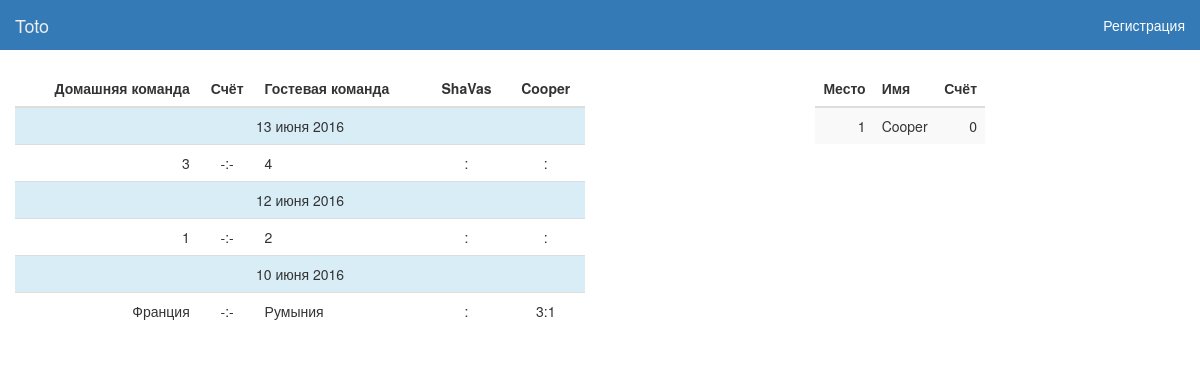
The app's page /statistics with its own data.
### server/models.py (models this page shows, shortened)
class User(db.Model):
    id = db.Column(db.Integer, primary_key=True)
    nickname = db.Column(db.String(64), index=True, unique=True)
    first_name = db.Column(db.String(64), index=True, unique=True)
    last_name = db.Column(db.String(64), index=True, unique=True)
    email = db.Column(db.String(120), index=True, unique=True)
    password = db.Column(db.String(120), index=True, unique=True)
    role = db.Column(db.String(10), default="USER")
    token = db.Column(db.String(64), index=True)

class Match(db.Model):
    id = db.Column(db.Integer, primary_key=True)
    tournament = db.Column(db.String(64), db.ForeignKey('tournament.id'), index=True)
    home_team = db.Column(db.String(64), index=True)
    away_team = db.Column(db.String(64), index=True)
    time_start = db.Column(db.DateTime, index=True)
    result = db.Column(db.Integer, index=True)
    home_team_score = db.Column(db.Integer, index=True)
    away_team_score = db.Column(db.Integer, index=True)

class Bet(db.Model):
    id = db.Column(db.Integer, primary_key=True)
    user_id = db.Column(db.Integer, db.ForeignKey('user.id'), index=True)
    match_id = db.Column(db.Integer, db.ForeignKey('match.id'), index=True)
    home_team_score = db.Column(db.Integer, index=True)
    away_team_score = db.Column(db.Integer, index=True)
    points = db.Column(db.Integer, index=True)

### server/views.py (the view)
@app.route('/statistics', methods=['GET', 'POST'])
def statistics():
    users, match_user_bet = get_past_matches_and_bets_by_tournament("EURO2016")
    rating_table = get_points_of_users_by_tournament("EURO2016")
    return render_template('statistics.html', users=users, matches_data=match_user_bet, rating_table=rating_table)

### server/dao/bet_dao.py (called while the page is built)
def get_points_of_users_by_tournament(tournament_id):
    return db.session.query(User, func.sum(Bet.points).label("points"), Match) \
        .outerjoin(Bet, Bet.user_id == User.id) \
        .outerjoin(Match, Bet.match_id == Match.id) \
        .filter(Match.tournament == tournament_id) \
        .group_by(Bet.user_id) \
        .order_by(func.sum(Bet.points).desc()) \
        .all()

### templates/statistics.html (shortened to what this page needs)
<!DOCTYPE html>
<html lang="ru">
<head>
    <link rel="stylesheet" type="text/css" href="/static/libs/bootstrap/css/bootstrap.css">
    <link rel="stylesheet" href="/static/css/header.css">
    <link rel="stylesheet" href="/static/css/style.css">
</head>
<body>
    {% include 'header.html' %}
    <div class="container-fluid">
        <div class="row">
            <div class="col-xs-6">
                <table class="table table-striped">
                    <thead>
                        <tr>
                            <th class="text-right">Домашняя команда</th>
                            <th class="text-center">Счёт</th>
                            <th>Гостевая команда</th>
                            {% for user in users %}
                            <th class="text-center">{{user.nickname}}</th>
                            {% endfor %}
                        </tr>
                    </thead>
                    {% for i in range(matches_data|length) %}
                    {% set match_data = matches_data[i] %}
                    {% if i == 0 or matches_data[i][0].time_start.day != matches_data[i-1][0].time_start.day %}
                        <tr class="text-center info">
                            <td class="get-normal-date-from-datetime" colspan="8">{{ match_data[0].time_start }}</td>
                        </tr>
                    {% endif %}
                    <tr>
                        <td class="text-right">{{match_data[0].home_team}}</td>
                        <td class="text-center">
                            {{match_data[0].home_team_score if match_data[0].home_team_score is not none else "-"}}:{{match_data[0].away_team_score if match_data[0].away_team_score is not none else "-"}}
                        </td>
                        <td>{{match_data[0].away_team}}</td>
                        {% for i in range(1, match_data|length) %}
                        <td class="text-center">
                            {{match_data[i].home_team_score if match_data[i].home_team_score is not none else "-"}}:{{match_data[i].away_team_score if match_data[i].away_team_score is not none else "-"}}<br>
                        </td>
                        {% endfor %}
                    </tr>
                    {% endfor %}
                </table>
            </div>
            <div class="col-xs-2 col-xs-offset-2">
                <table class="table table-striped">
                    <thead>
                        <tr>
                            <th class="text-right">Место</th>
                            <th class="text-left">Имя</th>
                            <th class="text-right">Счёт</th>
                        </tr>
                    </thead>
                    {% for i in range(0, rating_table|length) %}
                    {% set row = rating_table[i] %}
                    <tr>
                        <td class="text-right">{{i + 1}}</td>
                        <td class="text-left">{{row.User.nickname}}</td>
                        <td class="text-right">
                            {% if row.points is none %}0
                            {% else %}
                                {{row.points}}
                            {% endif %}
                        </td>
                    </tr>
                    {% endfor %}
                </table>
            </div>
        </div>
    </div>
</body>
</html>

### templates/header.html (shortened to what this page needs)
<nav class="navbar navbar-default navbar">
  <div class="container-fluid">
    <div class="navbar-header">
      <a class="navbar-brand" href="/">Toto</a>
    </div>
    {% if current_user.is_authenticated %}
        <div class="collapse navbar-collapse" id="bs-example-navbar-collapse-1">
             <ul class="nav navbar-nav">
                <li><a href="/home">Сделать ставку<span class="sr-only">(current)</span></a></li>
                <li><a href="/statistics">Статистика</a></li>
            </ul>
            <ul class="nav navbar-nav navbar-right">
                {% if current_user.role == 'ADMIN' %}
                    <li><a href="/admin">Добавить матч</a></li>
                    <li><a>|</a></li>
                    <li><a href="/addresult">Добавить результат матча</a></li>
                {% endif %}
                <li>
                    <a href="/logout"><span class="glyphicon glyphicon-log-out"></span></a>
                </li>
            </ul>
        </div>
    {% else %}
        <ul class="nav navbar-nav navbar-right">
            <li><a href="/register">Регистрация</a></li>
        </ul>
    {% endif %}
  </div>
</nav>

### static/css/header.css (style rules this page uses)
.navbar-default { background-color: #337ab7; }
.navbar { border-radius: 0px; border: 0px; }
.nav.navbar-nav.navbar-right a { color: white; }
.navbar-default .navbar-nav > li > a { color: white; }
.navbar-default .navbar-brand { color: white; }

### static/css/style.css (style rules this page uses)
.table > thead > tr > th, .table > tbody > tr > th, .table > tfoot > tr > th, .table > thead > tr > td, .table > tbody > tr > td, .table > tfoot > tr > td { vertical-align: middle; }

### records on screen
User: nickname "ShaVas"
User: nickname "Cooper", User.nickname "Cooper"
Match: home_team "3", home_team_score "-", away_team_score "-", away_team "4"
Match: home_team "1", home_team_score "-", away_team_score "-", away_team "2"
Match: home_team "Франция", home_team_score "-", away_team_score "-", away_team "Румыния"
Bet: home_team_score "3", away_team_score "1"

### other values on screen
{{ i + 1 }} "1"
